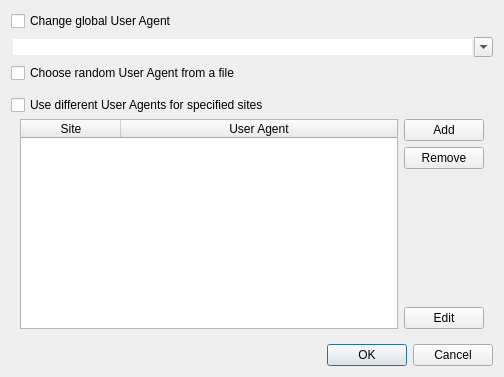
<?xml version="1.0" encoding="UTF-8"?>
<ui version="4.0">
 <class>UserAgentDialog</class>
 <widget class="QDialog" name="UserAgentDialog">
  <property name="geometry">
   <rect>
    <x>0</x>
    <y>0</y>
    <width>504</width>
    <height>377</height>
   </rect>
  </property>
  <property name="windowTitle">
   <string>User Agent Manager</string>
  </property>
  <layout class="QVBoxLayout" name="verticalLayout_2">
   <item>
    <widget class="QCheckBox" name="changeGlobal">
     <property name="text">
      <string>Change global User Agent</string>
     </property>
    </widget>
   </item>
   <item>
    <widget class="QComboBox" name="globalComboBox">
     <property name="editable">
      <bool>true</bool>
     </property>
     <property name="sizeAdjustPolicy">
      <enum>QComboBox::AdjustToMinimumContentsLength</enum>
     </property>
     <property name="frame">
      <bool>false</bool>
     </property>
    </widget>
   </item>
   <item>
    <widget class="QCheckBox" name="rndAgent">
     <property name="toolTip">
      <string>profilename/user-agent.txt</string>
     </property>
     <property name="text">
      <string>Choose random User Agent from a file</string>
     </property>
    </widget>
   </item>
   <item>
    <widget class="Line" name="line"/>
   </item>
   <item>
    <layout class="QVBoxLayout" name="verticalLayout_3">
     <property name="spacing">
      <number>0</number>
     </property>
     <item>
      <widget class="QCheckBox" name="changePerSite">
       <property name="text">
        <string>Use different User Agents for specified sites</string>
       </property>
      </widget>
     </item>
     <item>
      <widget class="QFrame" name="perSiteFrame">
       <layout class="QHBoxLayout" name="horizontalLayout">
        <property name="topMargin">
         <number>4</number>
        </property>
        <item>
         <widget class="QTableWidget" name="table">
          <property name="editTriggers">
           <set>QAbstractItemView::NoEditTriggers</set>
          </property>
          <property name="alternatingRowColors">
           <bool>true</bool>
          </property>
          <property name="selectionMode">
           <enum>QAbstractItemView::SingleSelection</enum>
          </property>
          <property name="selectionBehavior">
           <enum>QAbstractItemView::SelectRows</enum>
          </property>
          <property name="showGrid">
           <bool>false</bool>
          </property>
          <property name="sortingEnabled">
           <bool>true</bool>
          </property>
          <attribute name="horizontalHeaderStretchLastSection">
           <bool>true</bool>
          </attribute>
          <attribute name="verticalHeaderVisible">
           <bool>false</bool>
          </attribute>
          <attribute name="verticalHeaderDefaultSectionSize">
           <number>25</number>
          </attribute>
          <column>
           <property name="text">
            <string>Site</string>
           </property>
          </column>
          <column>
           <property name="text">
            <string>User Agent</string>
           </property>
          </column>
         </widget>
        </item>
        <item>
         <layout class="QVBoxLayout" name="verticalLayout">
          <item>
           <widget class="QPushButton" name="add">
            <property name="text">
             <string>Add</string>
            </property>
           </widget>
          </item>
          <item>
           <widget class="QPushButton" name="remove">
            <property name="text">
             <string>Remove</string>
            </property>
           </widget>
          </item>
          <item>
           <spacer name="verticalSpacer">
            <property name="orientation">
             <enum>Qt::Vertical</enum>
            </property>
            <property name="sizeHint" stdset="0">
             <size>
              <width>20</width>
              <height>40</height>
             </size>
            </property>
           </spacer>
          </item>
          <item>
           <widget class="QPushButton" name="edit">
            <property name="text">
             <string>Edit</string>
            </property>
           </widget>
          </item>
         </layout>
        </item>
       </layout>
      </widget>
     </item>
    </layout>
   </item>
   <item>
    <widget class="QDialogButtonBox" name="buttonBox">
     <property name="orientation">
      <enum>Qt::Horizontal</enum>
     </property>
     <property name="standardButtons">
      <set>QDialogButtonBox::Cancel|QDialogButtonBox::Ok</set>
     </property>
    </widget>
   </item>
  </layout>
 </widget>
 <resources/>
 <connections>
  <connection>
   <sender>buttonBox</sender>
   <signal>accepted()</signal>
   <receiver>UserAgentDialog</receiver>
   <slot>accept()</slot>
   <hints>
    <hint type="sourcelabel">
     <x>248</x>
     <y>254</y>
    </hint>
    <hint type="destinationlabel">
     <x>157</x>
     <y>274</y>
    </hint>
   </hints>
  </connection>
  <connection>
   <sender>buttonBox</sender>
   <signal>rejected()</signal>
   <receiver>UserAgentDialog</receiver>
   <slot>reject()</slot>
   <hints>
    <hint type="sourcelabel">
     <x>316</x>
     <y>260</y>
    </hint>
    <hint type="destinationlabel">
     <x>286</x>
     <y>274</y>
    </hint>
   </hints>
  </connection>
 </connections>
</ui>
